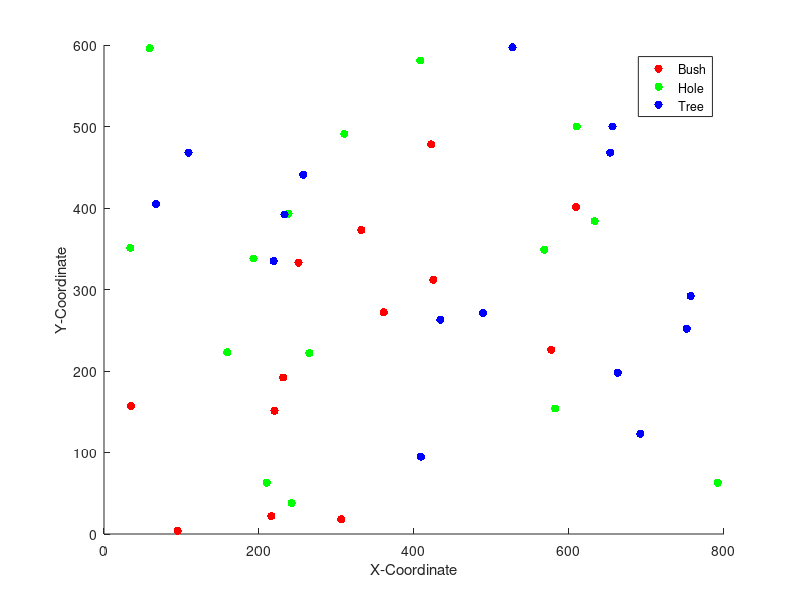

Here is the MATLAB script that generated this plot: (Note: this script raises an error after producing the figure.)
Map = csvread('map.csv', 1, 0);
bush = Map(Map(:,1)==1, :);
hole = Map(Map(:,1)==2, :);
tree = Map(Map(:,1)==3, :);
size(tree)
figure
hold on
plot(bush(:,2), bush(:,3), 'r.', 'MarkerSize', 18)
plot(hole(:,2), hole(:,3), 'g.', 'MarkerSize', 18)
plot(tree(:,2), tree(:,3), 'b.', 'MarkerSize', 18)
legend('Bush','Hole','Tree')
xlabel('X-Coordinate')
ylabel('Y-Coordinate')
hold off
%%
data_new = csvread('phase1.csv', 1, 0);
data = [data; data_new];
%data = data(1:100,:);
latitude = data(:,1);
longitude = data(:,2);

% hist(longitude, 1000)
% %plot(latitude, longitude, 'r.')
%generate = @(v) linspace(min(v), max(v), floor((max(v)-min(v))*1));
index = @(i, v) floor(round((v(i)-min(v))/(max(v)-min(v)))*floor((max(v)-min(v))*1));
y = linspace(0,600,300);
x = linspace(0,800,400);
size(y)
[X,Y]=meshgrid(x,y);
Z = zeros(size(X));
miny = min(latitude);
maxy = max(latitude);
ny = length(y);
minx = min(longitude);
maxx = max(longitude);
nx = length(x);
for i=1:length(latitude)
    y = max(floor((latitude(i)-miny)/(maxy-miny)*ny), 1);
    x = max(floor((longitude(i)-minx)/(maxx-minx)*nx), 1);
    if Z(y,x) < 100
        Z(y,x) = Z(y,x)+1;
    end
end
mesh(X,Y,Z)
colormap(hot)
%%
data = csvread('phase1.csv', 1, 0);
%data = data(1:1000,:);
amount = data(:,2);
m = min(amount);
amount = amount-m;
% data = data(1000:2000,:);
%data = data(2000:3000,:);
% data = data(3000:4000,:);
hold on
plot (data(:,1), data(:,2), 'r')
plot (data(:,1), data(:,3), 'b')
x = 1:1000;
%plot (x, 10*sin(x/150)+30, 'g')
x=[0.28 0.28];
y=[0.5 0.55];
annotation('arrow',x,y)

%%
figure
alpha=0:pi/50:2*pi;%??[0,2*pi]
R=0.5;%??
x=R*cos(alpha);
y=R*sin(alpha);
plot(x,y,'-')
axis([-.2 4 -2 0]) 
axis equal

%%
figure
hold on 
data = csvread('phase1.csv', 1, 0);
size(data)
split = [[1:250]; ...
    [251:500];  ...
    [501:750];  ...
    [751:1000];  ...
    [1001:1250];  ...
    [1251:1500]; ...
    [1501:1750]; ...
    [1751:2000]; ...
    [2001:2250]; ...
    [2251:2500]];
for i = 1:10
amount1 = mean(data(split(i,:),1));
amount2 = mean(data(split(i,:),2));
height = amount2/(amount1+amount2);
rec1 = [i-1 0 1 height];
rec2 = [i-1 height 1 1-height];

rate = amount2/(amount1+amount2)
x = [i-1 i i i-1];
y1 = [0 0 height height];
y2 = [height height 1 1];
rectangle('Position',rec1, 'LineWidth',1.5,'LineStyle','-');
rectangle('Position',rec2, 'LineWidth',1.5,'LineStyle','-');
fill(x, y1, [230/255, 123/255, 123/255])

fill(x, y2, [175/255, 210/255, 227/255])
axis([0 10 0 1])
%axis off
ylabel('Relatvie Amount')
set(gca,'XTick',0:1:10)
set(gca,'XTickLabel', [0:500:5000])
end

%%
data = csvread('phase1.csv', 1, 0);
data = data(1000:2000,:);
amount = data(:,2);
energy = data(:,3);
ticks = data(:,1);

a = 6;

amount = (amount + a*mean(amount)) / (a+1);
energy = (energy + a*mean(energy)) / (a+1);
plot(ticks, amount-20, 'r');
hold on
plot(ticks, energy+10, 'b');
set(gca,'XTickLabel', [4000:100:5000])
xlabel('Time Ticks')
ylabel('Value')
legend('Prey Amount', 'Energy Level')




